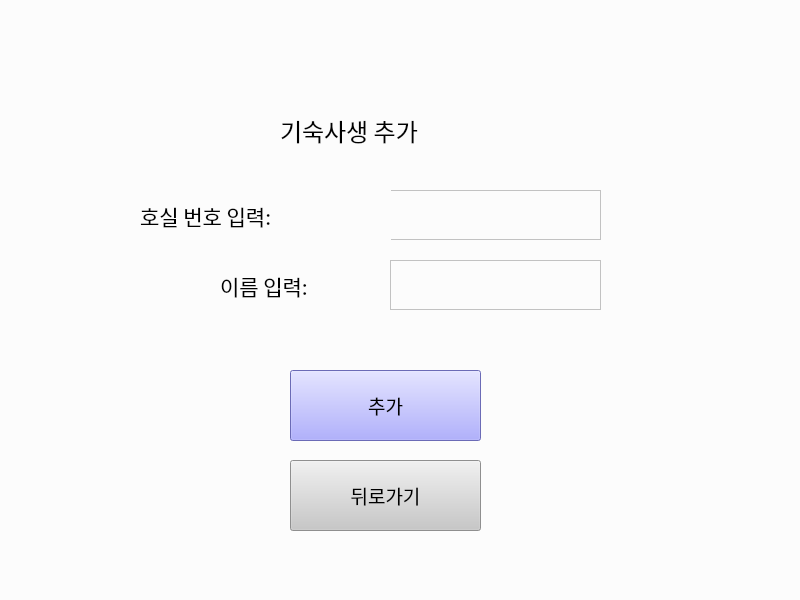
<?xml version="1.0" encoding="UTF-8"?>
<ui version="4.0">
 <class>Form</class>
 <widget class="QWidget" name="Form">
  <property name="geometry">
   <rect>
    <x>0</x>
    <y>0</y>
    <width>800</width>
    <height>600</height>
   </rect>
  </property>
  <property name="windowTitle">
   <string>Form</string>
  </property>
  <property name="styleSheet">
   <string notr="true">background:rgb(252, 252, 252);</string>
  </property>
  <widget class="QLabel" name="add_title">
   <property name="geometry">
    <rect>
     <x>280</x>
     <y>110</y>
     <width>271</width>
     <height>41</height>
    </rect>
   </property>
   <property name="font">
    <font>
     <family>궁서체</family>
     <pointsize>18</pointsize>
    </font>
   </property>
   <property name="text">
    <string>기숙사생 추가</string>
   </property>
  </widget>
  <widget class="QLabel" name="search_title_3">
   <property name="geometry">
    <rect>
     <x>220</x>
     <y>260</y>
     <width>171</width>
     <height>51</height>
    </rect>
   </property>
   <property name="font">
    <font>
     <family>궁서체</family>
     <pointsize>16</pointsize>
    </font>
   </property>
   <property name="text">
    <string>이름 입력:</string>
   </property>
  </widget>
  <widget class="QPushButton" name="btn_add_student">
   <property name="geometry">
    <rect>
     <x>290</x>
     <y>370</y>
     <width>191</width>
     <height>71</height>
    </rect>
   </property>
   <property name="font">
    <font>
     <family>궁서체</family>
     <pointsize>14</pointsize>
    </font>
   </property>
   <property name="styleSheet">
    <string notr="true">background:rgb(150, 150, 255);</string>
   </property>
   <property name="text">
    <string>추가</string>
   </property>
  </widget>
  <widget class="QPlainTextEdit" name="add_room_number">
   <property name="geometry">
    <rect>
     <x>390</x>
     <y>190</y>
     <width>211</width>
     <height>50</height>
    </rect>
   </property>
   <property name="font">
    <font>
     <family>궁서체</family>
     <pointsize>14</pointsize>
    </font>
   </property>
  </widget>
  <widget class="QLabel" name="search_title_2">
   <property name="geometry">
    <rect>
     <x>140</x>
     <y>190</y>
     <width>251</width>
     <height>51</height>
    </rect>
   </property>
   <property name="font">
    <font>
     <family>궁서체</family>
     <pointsize>16</pointsize>
    </font>
   </property>
   <property name="text">
    <string>호실 번호 입력:</string>
   </property>
  </widget>
  <widget class="QPlainTextEdit" name="add_name">
   <property name="geometry">
    <rect>
     <x>390</x>
     <y>260</y>
     <width>211</width>
     <height>50</height>
    </rect>
   </property>
   <property name="font">
    <font>
     <family>궁서체</family>
     <pointsize>14</pointsize>
    </font>
   </property>
  </widget>
  <widget class="QPushButton" name="btn_back">
   <property name="geometry">
    <rect>
     <x>290</x>
     <y>460</y>
     <width>191</width>
     <height>71</height>
    </rect>
   </property>
   <property name="font">
    <font>
     <family>궁서체</family>
     <pointsize>14</pointsize>
    </font>
   </property>
   <property name="styleSheet">
    <string notr="true">background:rgb(200, 200, 200);</string>
   </property>
   <property name="text">
    <string>뒤로가기</string>
   </property>
  </widget>
 </widget>
 <resources/>
 <connections>
  <connection>
   <sender>btn_back</sender>
   <signal>clicked()</signal>
   <receiver>Form</receiver>
   <slot>btn_add_to_edit()</slot>
   <hints>
    <hint type="sourcelabel">
     <x>395</x>
     <y>482</y>
    </hint>
    <hint type="destinationlabel">
     <x>604</x>
     <y>450</y>
    </hint>
   </hints>
  </connection>
  <connection>
   <sender>btn_add_student</sender>
   <signal>clicked()</signal>
   <receiver>Form</receiver>
   <slot>getAddInput()</slot>
   <hints>
    <hint type="sourcelabel">
     <x>388</x>
     <y>396</y>
    </hint>
    <hint type="destinationlabel">
     <x>598</x>
     <y>359</y>
    </hint>
   </hints>
  </connection>
 </connections>
 <slots>
  <slot>btn_add_to_edit()</slot>
  <slot>getAddInput()</slot>
 </slots>
</ui>
